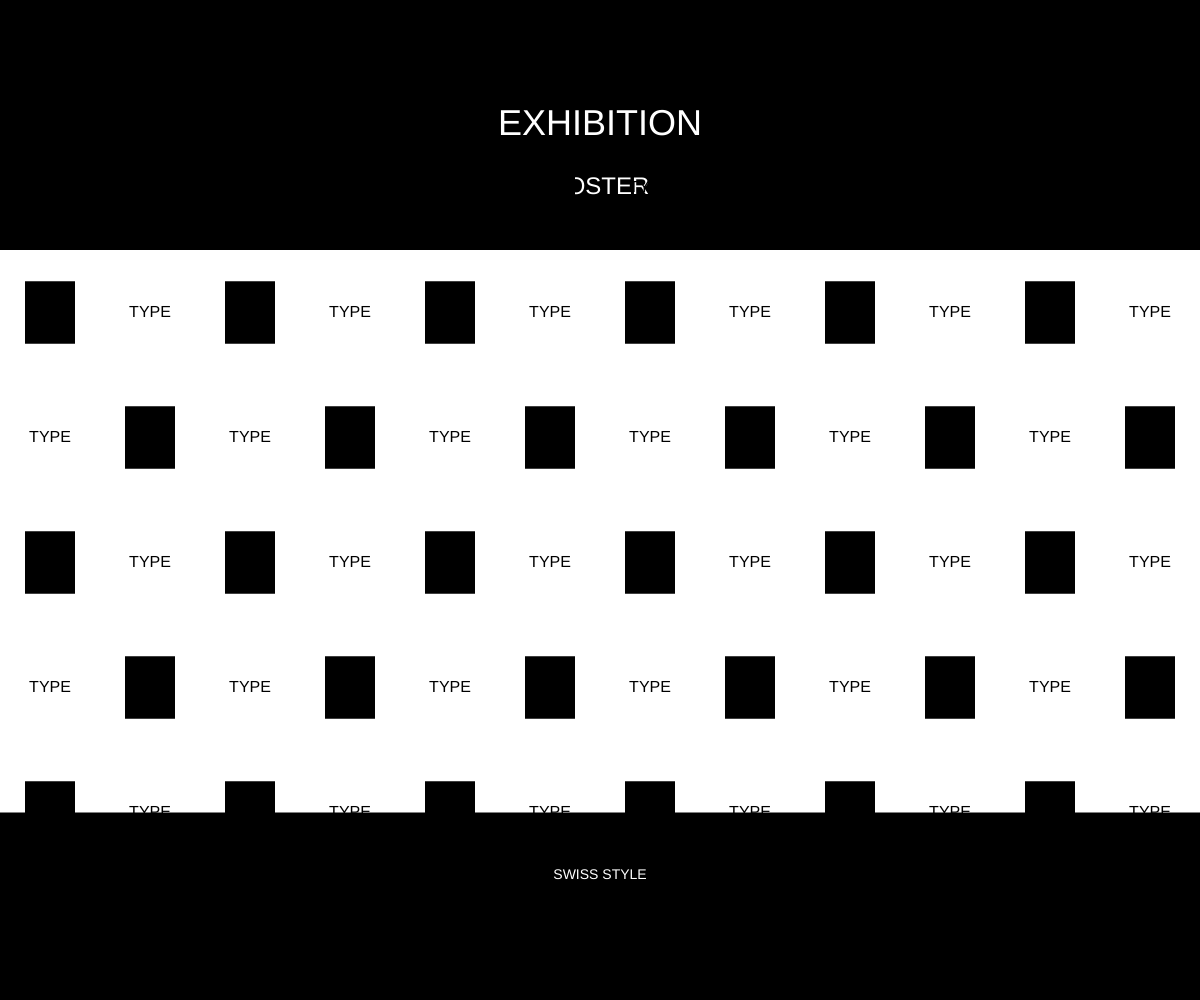
Frame 1 (no input)
Frame 2 (the mouse pressed at the canvas centre, redrawn once): identical to frame 1, image omitted

The p5.js sketch that drew this single still picture (run headless with seeded random() and noise() and a simulated clock; the mouse was pressed at the canvas centre and the sketch redrawn once):

// p5.js sketch
// ── sketch.js
function setup() {
  createCanvas(windowWidth, windowHeight);
  textAlign(CENTER, CENTER);
  textSize(48);
  textFont('Arial');
  noLoop();
}

function draw() {
  background(255);
  
  // Grid parameters
  const cols = 12;
  const rows = 8;
  const cellWidth = width / cols;
  const cellHeight = height / rows;
  
  // Typography elements
  fill(0);
  noStroke();
  
  // Title block (large text)
  rect(0, 0, width, cellHeight * 2);
  fill(255);
  textSize(36);
  text("EXHIBITION", width/2, cellHeight);
  textSize(24);
  text("POSTER", width/2, cellHeight * 1.5);
  
  // Grid-based layout
  textSize(16);
  fill(0);
  
  for (let i = 0; i < cols; i++) {
    for (let j = 0; j < rows; j++) {
      if (i === 0 && j === 0) continue; // Skip title area
      if (i === cols - 1 && j === rows - 1) continue; // Skip last cell
      
      const x = i * cellWidth;
      const y = j * cellHeight;
      
      // Alternate between text and geometric shapes
      if ((i + j) % 2 === 0) {
        // Geometric shapes
        rect(x + cellWidth/4, y + cellHeight/4, cellWidth/2, cellHeight/2);
      } else {
        // Text elements
        text("TYPE", x + cellWidth/2, y + cellHeight/2);
      }
    }
  }
  
  // Footer block
  rect(0, height - cellHeight * 1.5, width, cellHeight * 1.5);
  fill(255);
  textSize(14);
  text("SWISS STYLE", width/2, height - cellHeight);
}

function windowResized() {
  resizeCanvas(windowWidth, windowHeight);
}
